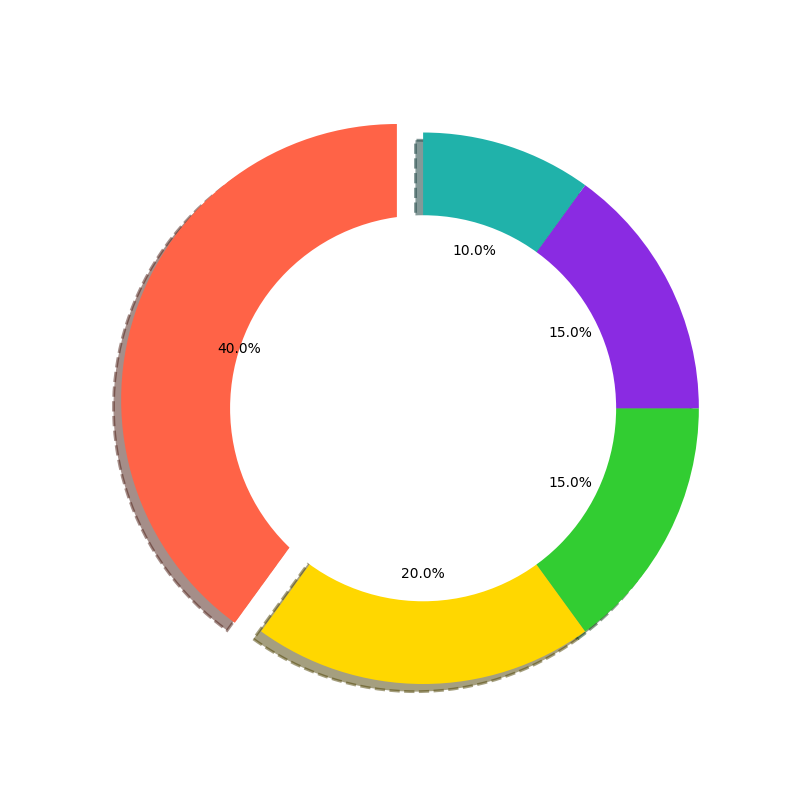

The script that drew this image:
import matplotlib.pyplot as plt

meanings = [40, 20, 15, 15, 10]
explode = (0.1, 0, 0, 0, 0)

fig, ax = plt.subplots(figsize=(8, 8))
wedges, _, autotexts = ax.pie(meanings, autopct='%1.1f%%', startangle=90,
                              colors=['#FF6347', '#FFD700', '#32CD32', '#8A2BE2', '#20B2AA'],
                              explode=explode, shadow=True, wedgeprops={'linestyle': '--', 'linewidth': 2})

centre_circle = plt.Circle((0,0),0.70,fc='white')
fig.gca().add_artist(centre_circle)

ax.axis('equal')

plt.show()
